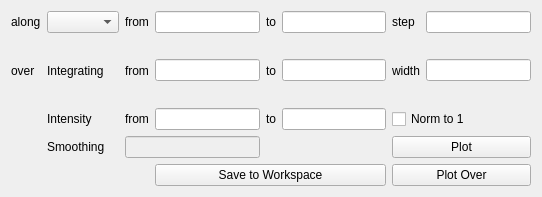
<?xml version="1.0" encoding="UTF-8"?>
<ui version="4.0">
 <class>Form</class>
 <widget class="QWidget" name="Form">
  <property name="geometry">
   <rect>
    <x>0</x>
    <y>0</y>
    <width>542</width>
    <height>197</height>
   </rect>
  </property>
  <property name="windowTitle">
   <string>Form</string>
  </property>
  <layout class="QGridLayout" name="gridLayout">
   <item row="0" column="0">
    <layout class="QGridLayout" name="gridLayout_12">
     <item row="0" column="4">
      <widget class="QLabel" name="label_257">
       <property name="text">
        <string>to</string>
       </property>
      </widget>
     </item>
     <item row="1" column="2">
      <widget class="QLabel" name="label_258">
       <property name="text">
        <string>from</string>
       </property>
      </widget>
     </item>
     <item row="1" column="3">
      <widget class="QLineEdit" name="lneCutIntegrationStart">
       <property name="placeholderText">
        <string/>
       </property>
      </widget>
     </item>
     <item row="1" column="4">
      <widget class="QLabel" name="label_259">
       <property name="text">
        <string>to</string>
       </property>
      </widget>
     </item>
     <item row="0" column="2">
      <widget class="QLabel" name="label_4">
       <property name="text">
        <string>from</string>
       </property>
      </widget>
     </item>
     <item row="0" column="0">
      <widget class="QLabel" name="label_251">
       <property name="text">
        <string>along</string>
       </property>
      </widget>
     </item>
     <item row="0" column="3">
      <widget class="QLineEdit" name="lneCutStart">
       <property name="placeholderText">
        <string/>
       </property>
      </widget>
     </item>
     <item row="0" column="1">
      <widget class="QComboBox" name="cmbCutAxis"/>
     </item>
     <item row="0" column="7">
      <widget class="QLineEdit" name="lneCutStep">
       <property name="text">
        <string/>
       </property>
      </widget>
     </item>
     <item row="0" column="5">
      <widget class="QLineEdit" name="lneCutEnd">
       <property name="placeholderText">
        <string/>
       </property>
      </widget>
     </item>
     <item row="0" column="6">
      <widget class="QLabel" name="label_256">
       <property name="text">
        <string>step</string>
       </property>
      </widget>
     </item>
     <item row="1" column="5">
      <widget class="QLineEdit" name="lneCutIntegrationEnd">
       <property name="placeholderText">
        <string/>
       </property>
      </widget>
     </item>
     <item row="1" column="7">
      <widget class="QLineEdit" name="lneCutIntegrationWidth">
       <property name="enabled">
        <bool>true</bool>
       </property>
       <property name="text">
        <string/>
       </property>
      </widget>
     </item>
     <item row="2" column="2">
      <widget class="QLabel" name="label_264">
       <property name="text">
        <string>from</string>
       </property>
      </widget>
     </item>
     <item row="1" column="6">
      <widget class="QLabel" name="label_253">
       <property name="text">
        <string>width</string>
       </property>
      </widget>
     </item>
     <item row="2" column="1">
      <widget class="QLabel" name="label_3">
       <property name="text">
        <string>Intensity</string>
       </property>
      </widget>
     </item>
     <item row="3" column="1">
      <widget class="QLabel" name="label_5">
       <property name="visible">
        <bool>false</bool>
       </property>
       <property name="text">
        <string>Smoothing</string>
       </property>
      </widget>
     </item>
     <item row="4" column="3" colspan="3">
      <widget class="QPushButton" name="btnCutSaveToWorkspace">
       <property name="enabled">
        <bool>true</bool>
       </property>
       <property name="text">
        <string>Save to Workspace</string>
       </property>
      </widget>
     </item>
     <item row="1" column="1">
      <widget class="QStackedWidget" name="integrationStack">
       <widget class="QLabel" name="label_2">
        <property name="text">
         <string>Integrating</string>
        </property>
       </widget>
       <widget class="QComboBox" name="cmbIntegrationAxis"/>
      </widget>
     </item>
     <item row="3" column="2" colspan="2">
      <widget class="QLineEdit" name="lneCutSmoothing">
       <property name="enabled">
        <bool>false</bool>
       </property>
       <property name="visible">
        <bool>false</bool>
       </property>
      </widget>
     </item>
     <item row="1" column="0">
      <widget class="QLabel" name="label_250">
       <property name="text">
        <string>over</string>
       </property>
      </widget>
     </item>
     <item row="2" column="4">
      <widget class="QLabel" name="label_265">
       <property name="text">
        <string>to</string>
       </property>
      </widget>
     </item>
     <item row="2" column="5">
      <widget class="QLineEdit" name="lneCutIntensityEnd">
       <property name="placeholderText">
        <string/>
       </property>
      </widget>
     </item>
     <item row="3" column="6" colspan="2">
      <widget class="QPushButton" name="btnCutPlot">
       <property name="text">
        <string>Plot</string>
       </property>
      </widget>
     </item>
     <item row="2" column="6" colspan="2">
      <widget class="QCheckBox" name="rdoCutNormToOne">
       <property name="text">
        <string>Norm to 1</string>
       </property>
      </widget>
     </item>
     <item row="4" column="6" colspan="2">
      <widget class="QPushButton" name="btnCutPlotOver">
       <property name="text">
        <string>Plot Over</string>
       </property>
      </widget>
     </item>
     <item row="2" column="3">
      <widget class="QLineEdit" name="lneEditCutIntensityStart">
       <property name="placeholderText">
        <string/>
       </property>
      </widget>
     </item>
    </layout>
   </item>
  </layout>
 </widget>
 <resources/>
 <connections/>
</ui>
